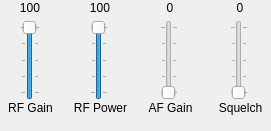
   <widget class="QFrame" name="frame_4">
    <property name="geometry">
     <rect>
      <x>0</x>
      <y>420</y>
      <width>271</width>
      <height>131</height>
     </rect>
    </property>
    <property name="frameShape">
     <enum>QFrame::NoFrame</enum>
    </property>
    <property name="frameShadow">
     <enum>QFrame::Raised</enum>
    </property>
    <widget class="QSlider" name="verticalSlider_RFgain">
     <property name="geometry">
      <rect>
       <x>20</x>
       <y>20</y>
       <width>20</width>
       <height>80</height>
      </rect>
     </property>
     <property name="cursor">
      <cursorShape>PointingHandCursor</cursorShape>
     </property>
     <property name="maximum">
      <number>100</number>
     </property>
     <property name="value">
      <number>100</number>
     </property>
     <property name="orientation">
      <enum>Qt::Vertical</enum>
     </property>
     <property name="tickPosition">
      <enum>QSlider::TicksBothSides</enum>
     </property>
     <property name="tickInterval">
      <number>25</number>
     </property>
    </widget>
    <widget class="QSlider" name="verticalSlider_RFpower">
     <property name="geometry">
      <rect>
       <x>90</x>
       <y>20</y>
       <width>18</width>
       <height>80</height>
      </rect>
     </property>
     <property name="cursor">
      <cursorShape>PointingHandCursor</cursorShape>
     </property>
     <property name="maximum">
      <number>100</number>
     </property>
     <property name="value">
      <number>100</number>
     </property>
     <property name="orientation">
      <enum>Qt::Vertical</enum>
     </property>
     <property name="tickPosition">
      <enum>QSlider::TicksBothSides</enum>
     </property>
     <property name="tickInterval">
      <number>25</number>
     </property>
    </widget>
    <widget class="QSlider" name="verticalSlider_AFGain">
     <property name="geometry">
      <rect>
       <x>160</x>
       <y>20</y>
       <width>18</width>
       <height>80</height>
      </rect>
     </property>
     <property name="cursor">
      <cursorShape>PointingHandCursor</cursorShape>
     </property>
     <property name="maximum">
      <number>100</number>
     </property>
     <property name="orientation">
      <enum>Qt::Vertical</enum>
     </property>
     <property name="tickPosition">
      <enum>QSlider::TicksBothSides</enum>
     </property>
     <property name="tickInterval">
      <number>25</number>
     </property>
    </widget>
    <widget class="QSlider" name="verticalSlider_Squelch">
     <property name="geometry">
      <rect>
       <x>230</x>
       <y>20</y>
       <width>18</width>
       <height>80</height>
      </rect>
     </property>
     <property name="cursor">
      <cursorShape>PointingHandCursor</cursorShape>
     </property>
     <property name="maximum">
      <number>100</number>
     </property>
     <property name="orientation">
      <enum>Qt::Vertical</enum>
     </property>
     <property name="tickPosition">
      <enum>QSlider::TicksBothSides</enum>
     </property>
     <property name="tickInterval">
      <number>25</number>
     </property>
    </widget>
    <widget class="QLabel" name="label_RFgain">
     <property name="geometry">
      <rect>
       <x>0</x>
       <y>100</y>
       <width>61</width>
       <height>16</height>
      </rect>
     </property>
     <property name="text">
      <string>RF Gain</string>
     </property>
     <property name="alignment">
      <set>Qt::AlignCenter</set>
     </property>
    </widget>
    <widget class="QLabel" name="label_RFgainValue">
     <property name="enabled">
      <bool>true</bool>
     </property>
     <property name="geometry">
      <rect>
       <x>15</x>
       <y>0</y>
       <width>30</width>
       <height>16</height>
      </rect>
     </property>
     <property name="sizePolicy">
      <sizepolicy hsizetype="Fixed" vsizetype="Preferred">
       <horstretch>0</horstretch>
       <verstretch>0</verstretch>
      </sizepolicy>
     </property>
     <property name="text">
      <string>100</string>
     </property>
     <property name="alignment">
      <set>Qt::AlignCenter</set>
     </property>
    </widget>
    <widget class="QLabel" name="label_RFpower">
     <property name="geometry">
      <rect>
       <x>65</x>
       <y>100</y>
       <width>71</width>
       <height>16</height>
      </rect>
     </property>
     <property name="text">
      <string>RF Power</string>
     </property>
     <property name="alignment">
      <set>Qt::AlignCenter</set>
     </property>
    </widget>
    <widget class="QLabel" name="label_RFpowerValue">
     <property name="enabled">
      <bool>true</bool>
     </property>
     <property name="geometry">
      <rect>
       <x>85</x>
       <y>0</y>
       <width>30</width>
       <height>16</height>
      </rect>
     </property>
     <property name="sizePolicy">
      <sizepolicy hsizetype="Fixed" vsizetype="Preferred">
       <horstretch>0</horstretch>
       <verstretch>0</verstretch>
      </sizepolicy>
     </property>
     <property name="text">
      <string>100</string>
     </property>
     <property name="alignment">
      <set>Qt::AlignCenter</set>
     </property>
    </widget>
    <widget class="QLabel" name="label_AFGainValue">
     <property name="enabled">
      <bool>true</bool>
     </property>
     <property name="geometry">
      <rect>
       <x>155</x>
       <y>0</y>
       <width>30</width>
       <height>16</height>
      </rect>
     </property>
     <property name="sizePolicy">
      <sizepolicy hsizetype="Fixed" vsizetype="Preferred">
       <horstretch>0</horstretch>
       <verstretch>0</verstretch>
      </sizepolicy>
     </property>
     <property name="text">
      <string>0</string>
     </property>
     <property name="alignment">
      <set>Qt::AlignCenter</set>
     </property>
    </widget>
    <widget class="QLabel" name="label_AFGain">
     <property name="geometry">
      <rect>
       <x>140</x>
       <y>100</y>
       <width>61</width>
       <height>16</height>
      </rect>
     </property>
     <property name="text">
      <string>AF Gain</string>
     </property>
     <property name="alignment">
      <set>Qt::AlignCenter</set>
     </property>
    </widget>
    <widget class="QLabel" name="label_Squelch">
     <property name="geometry">
      <rect>
       <x>210</x>
       <y>100</y>
       <width>61</width>
       <height>16</height>
      </rect>
     </property>
     <property name="text">
      <string>Squelch</string>
     </property>
     <property name="alignment">
      <set>Qt::AlignCenter</set>
     </property>
    </widget>
    <widget class="QLabel" name="label_SquelchValue">
     <property name="enabled">
      <bool>true</bool>
     </property>
     <property name="geometry">
      <rect>
       <x>225</x>
       <y>0</y>
       <width>30</width>
       <height>16</height>
      </rect>
     </property>
     <property name="sizePolicy">
      <sizepolicy hsizetype="Fixed" vsizetype="Preferred">
       <horstretch>0</horstretch>
       <verstretch>0</verstretch>
      </sizepolicy>
     </property>
     <property name="text">
      <string>0</string>
     </property>
     <property name="alignment">
      <set>Qt::AlignCenter</set>
     </property>
    </widget>
   </widget>
